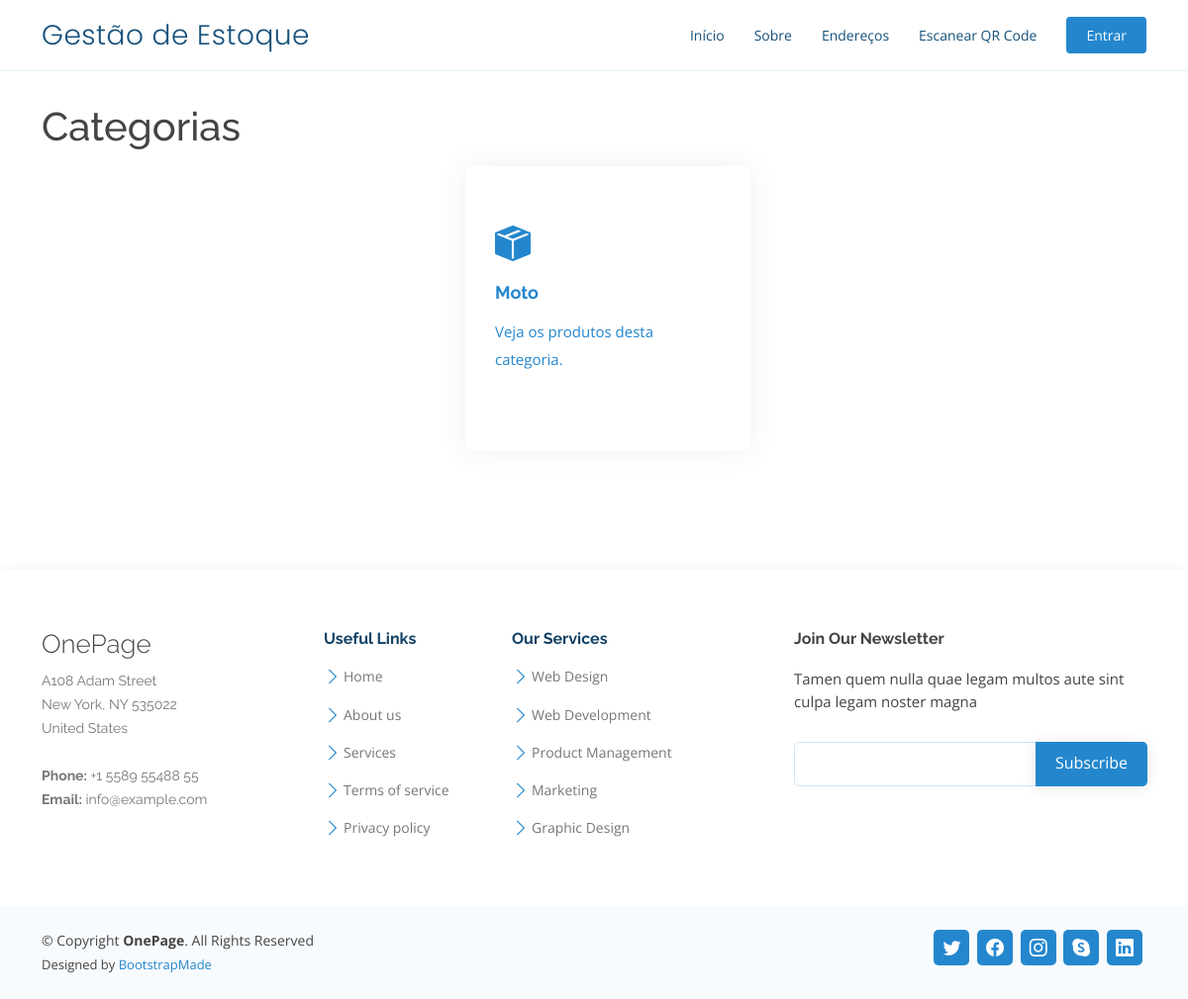
Page /categorias/ on the earlier database version.
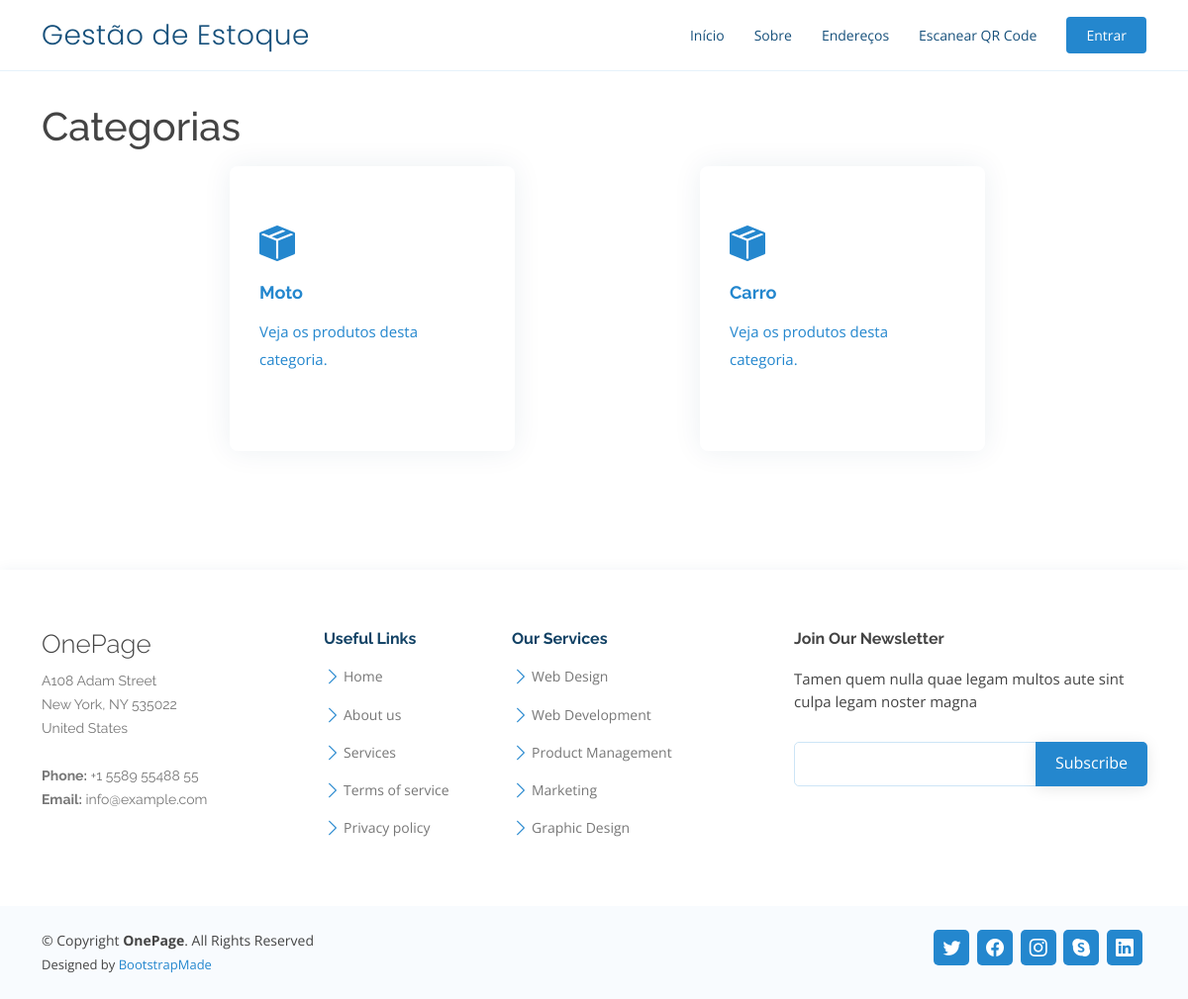
Same page on the later database version.
### inventory_management/models.py (models this page shows, shortened)
class Category(models.Model):
    id = models.UUIDField(primary_key=True, default=uuid.uuid4, editable=False)
    name = models.CharField("Nome da Categoria", max_length=100)
    slug = models.SlugField("Slug", max_length=100, blank=True, null=True, editable=False)
    class Meta:
        verbose_name_plural = "Categorias"
        verbose_name = "Categoria"

### inventory_management/views.py (the view)
# urls.py: path('categorias/', CategoryListView.as_view(), name='category_list'),
class CategoryListView(ListView):
    model = Category
    template_name = 'category_list.html'
    context_object_name = 'categories'

### inventory_management/templates/category_list.html
{% extends "base.html" %}
{% block content %}
<div class="row justify-content-center align-items-center g-2 py-3">
    <div class="col-12">
        <h1>Categorias</h1>
        <div class="row icon-boxes justify-content-evenly mt-3">
            {% for category in categories %}
            <div class="col-md-6 col-lg-3 d-flex align-items-stretch mb-5 mb-lg-0" data-aos="zoom-in"
                data-aos-delay="200">
                <a href="{% url 'inventory_management:category_items' category.slug %}"
                    class="d-flex align-items-stretch mb-5 mb-lg-0">
                    <div class="icon-box square-icon-box">
                        <div class="icon"><i class="bi bi-box-seam-fill"></i></div>
                        <h4 class="title">{{ category.name }}</h4>
                        <p class="description">Veja os produtos desta categoria.</p>
                    </div>
                </a>
            </div>
            {% empty %}
            <div class="alert alert-warning" role="alert">
                <strong>Opa!</strong> Nenhuma classe foi cadastrada ainda.
            </div>
            {% endfor %}
        </div>
    </div>
</div>
{% endblock %}

Differences in the rows shown:
added Category: name "Carro"
